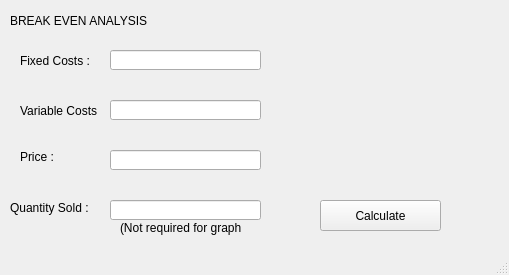
<?xml version="1.0" encoding="UTF-8"?>
<ui version="4.0">
 <class>MainWindow</class>
 <widget class="QMainWindow" name="MainWindow">
  <property name="geometry">
   <rect>
    <x>0</x>
    <y>0</y>
    <width>509</width>
    <height>275</height>
   </rect>
  </property>
  <property name="windowTitle">
   <string>MainWindow</string>
  </property>
  <widget class="QWidget" name="centralwidget">
   <widget class="QLabel" name="Title">
    <property name="geometry">
     <rect>
      <x>10</x>
      <y>-10</y>
      <width>251</width>
      <height>61</height>
     </rect>
    </property>
    <property name="text">
     <string>BREAK EVEN ANALYSIS</string>
    </property>
   </widget>
   <widget class="QLineEdit" name="fc_line">
    <property name="geometry">
     <rect>
      <x>110</x>
      <y>50</y>
      <width>151</width>
      <height>20</height>
     </rect>
    </property>
   </widget>
   <widget class="QLabel" name="fc_label">
    <property name="geometry">
     <rect>
      <x>20</x>
      <y>50</y>
      <width>111</width>
      <height>21</height>
     </rect>
    </property>
    <property name="text">
     <string>Fixed Costs :</string>
    </property>
   </widget>
   <widget class="QLabel" name="vc_label">
    <property name="geometry">
     <rect>
      <x>20</x>
      <y>100</y>
      <width>81</width>
      <height>21</height>
     </rect>
    </property>
    <property name="text">
     <string>Variable Costs :</string>
    </property>
   </widget>
   <widget class="QLineEdit" name="vc_line">
    <property name="geometry">
     <rect>
      <x>110</x>
      <y>100</y>
      <width>151</width>
      <height>20</height>
     </rect>
    </property>
   </widget>
   <widget class="QLabel" name="p_label">
    <property name="geometry">
     <rect>
      <x>20</x>
      <y>150</y>
      <width>47</width>
      <height>13</height>
     </rect>
    </property>
    <property name="text">
     <string>Price : </string>
    </property>
   </widget>
   <widget class="QLineEdit" name="p_line">
    <property name="geometry">
     <rect>
      <x>110</x>
      <y>150</y>
      <width>151</width>
      <height>20</height>
     </rect>
    </property>
   </widget>
   <widget class="QLabel" name="q_label">
    <property name="geometry">
     <rect>
      <x>10</x>
      <y>200</y>
      <width>91</width>
      <height>16</height>
     </rect>
    </property>
    <property name="text">
     <string>Quantity Sold :</string>
    </property>
   </widget>
   <widget class="QLineEdit" name="q_line">
    <property name="geometry">
     <rect>
      <x>110</x>
      <y>200</y>
      <width>151</width>
      <height>20</height>
     </rect>
    </property>
   </widget>
   <widget class="QPushButton" name="calculate_but">
    <property name="geometry">
     <rect>
      <x>320</x>
      <y>200</y>
      <width>121</width>
      <height>31</height>
     </rect>
    </property>
    <property name="text">
     <string>Calculate</string>
    </property>
   </widget>
   <widget class="QLabel" name="q_info_line">
    <property name="geometry">
     <rect>
      <x>120</x>
      <y>220</y>
      <width>121</width>
      <height>16</height>
     </rect>
    </property>
    <property name="text">
     <string>(Not required for graph)</string>
    </property>
   </widget>
  </widget>
  <widget class="QStatusBar" name="statusbar"/>
 </widget>
 <resources/>
 <connections/>
</ui>
